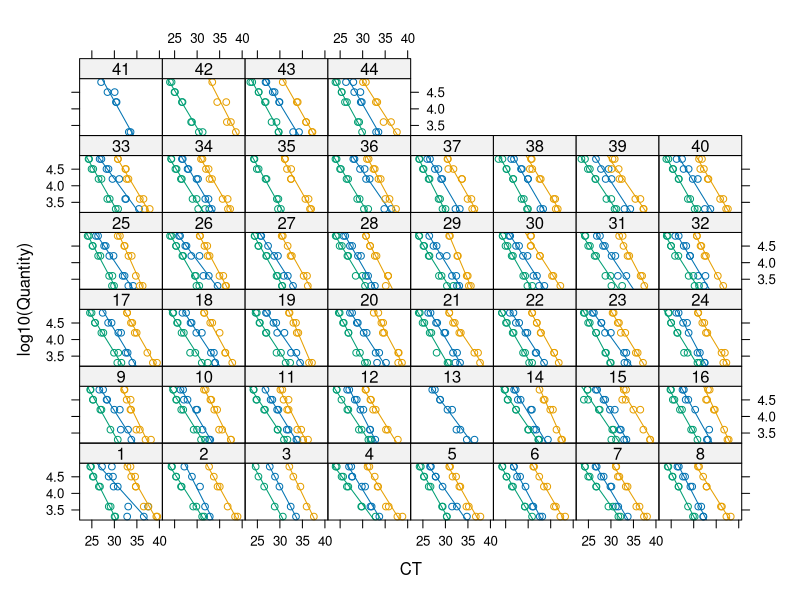

The R script that drew this image: (Note: this script raises an error after producing the figure.)
## ---- chunk 1
# Set knitr options
knitr::opts_chunk$set(echo = TRUE, warning=FALSE, message=FALSE)
knitr::opts_knit$set(root.dir = normalizePath(".."))
## ---- chunk 2
library(lme4)
library(lmerTest)
library(lattice)
library(reshape2)
library(multcomp)
library(lsmeans)
library(dplyr)
## ---- chunk 3
std <- read.csv("data/stdcurves.csv")
std$CT <- as.numeric(as.character(std$CT))
std$Plate <- as.factor(std$Plate)
std <- std[which(std$Quantity<=64000), ]  # Ignore data from 128,000 cells
## ---- chunk 4
xyplot(log10(Quantity) ~ CT | Plate, groups=Target, type=c("p", "r"), data=std)
## ---- chunk 5
curves <- lmerTest::lmer(log10(Quantity) ~ CT * Target + (Target|Plate) + (CT|Plate), data=std)
anova(curves)  # Interaction is significant --> slopes are different
## ---- chunk 6
polyp <- read.csv("data/polyps_clean.csv")
polyp <- polyp[, c("Plate", "Sample", "Target", "CT")]
polyp$CT <- as.numeric(as.character(polyp$CT))
polyp$Plate <- as.numeric(as.character(polyp$Plate))
target <- polyp$Target
polyp$Target <- as.numeric(as.factor(polyp$Target))
# Aggregate technical replicates -- samples where only one replicate amplified will return as NA
polyp <- aggregate(polyp, by=list(Sample=polyp$Sample, Target=polyp$Target, Plate=polyp$Plate), FUN=mean) 
polyp$Target <- levels(target)[polyp$Target]
polyp <- polyp[,c(1,2,3,7)]
## ---- chunk 7
polyp$Quantity <- 10^predict(curves, newdata=polyp)
## ---- chunk 8
sam <- read.csv("data/treatments.csv")  # sample metadata is called "treatments.csv"
sam <- sam[, c("Sample", "Sym_ID", "Env", "Time", "Rep")]
df <- merge(sam, polyp, by = "Sample")
# Identify samples that were successful mixed infections
nclades <- aggregate(df$Quantity, by=list(Sample=df$Sample), FUN=function(x) length(is.na(x)[is.na(x)==F])) 
rownames(nclades) <- nclades$Sample
df$mixed <- ifelse(nclades[as.character(df$Sample), "x"] == 2 , TRUE, FALSE)  ##Changed to "==2" because some contamination caused a few samples to have 3 clades
df$mixed[which(nchar(as.character(df$Sym_ID))==1)] <- NA

# What symbionts did each sample actually have??
actual <- with(df[which(!is.na(df$Quantity)), ], 
               aggregate(data.frame(actual=Target), by=list(Sample=Sample), 
                         FUN=function(x) paste0(x[order(x)], collapse="")))
df <- merge(df, actual, by="Sample")
# If they actually had what they were offered, then success = T, otherwise success = F
df$success <- ifelse(df$actual==as.character(df$Sym_ID), TRUE, FALSE)
## ---- chunk 9
# Subset successful single infections at time 1
single1 <- dplyr::filter(df, Sym_ID %in% c("A", "B", "D") & success==TRUE & Time==1)

# Fit ANOVA
t1_aov <- aov(log10(Quantity) ~ Sym_ID * Env, data=single1)
summary(t1_aov)
#Significant Sym_ID and Env
#Tukey's post-hoc
TukeyHSD(t1_aov)
## ---- chunk 10
# Subset successful single infections at time 2
single2 <- dplyr::filter(df, Sym_ID %in% c("A", "B", "D") & success==TRUE & Time==2)

# Fit ANOVA
t2_aov <- aov(log10(Quantity) ~ Sym_ID * Env, data=single2)
summary(t2_aov)
#No Significant Difference
## ---- chunk 11
# Time points are pooled
##To test the significance of the frequency of competitive exclusion with a Chi-square

#Import Data
exclusion<-read.csv("data/exclusion_data.csv")

#Subset Treatments by Light and Symbiont mix
AB_L<-droplevels(subset(exclusion,exclusion$Environment=="Light"&exclusion$Treatment=="AB"))
AB_D<-droplevels(subset(exclusion,exclusion$Environment=="Dark"&exclusion$Treatment=="AB"))
AD_L<-droplevels(subset(exclusion,exclusion$Environment=="Light"&exclusion$Treatment=="AD"))
AD_D<-droplevels(subset(exclusion,exclusion$Environment=="Dark"&exclusion$Treatment=="AD"))
BD_L<-droplevels(subset(exclusion,exclusion$Environment=="Light"&exclusion$Treatment=="BD"))
BD_D<-droplevels(subset(exclusion,exclusion$Environment=="Dark"&exclusion$Treatment=="BD"))

#Run Chi-Square test with Yate's correction, xtabs makes "count tables" from frequency data frame
chisq.test(xtabs(Frequency ~ Symbiont+Presence, data=AB_L))
chisq.test(xtabs(Frequency ~ Symbiont+Presence, data=AB_D))
chisq.test(xtabs(Frequency ~ Symbiont+Presence, data=AD_L))
chisq.test(xtabs(Frequency ~ Symbiont+Presence, data=AD_D))
chisq.test(xtabs(Frequency ~ Symbiont+Presence, data=BD_L))
chisq.test(xtabs(Frequency ~ Symbiont+Presence, data=BD_D))
## ---- chunk 12
#pdf(file="figures/6weeks.pdf", width=8, height=6)

myPalette <- c("#E69F00", "#56B4E9", "#009E73")

# Create a subset of the data for symbionts s1 and s2 at the selected time point (time)
t1 <- subset(df, Time==1 & success==T) 
t1 <- droplevels(t1)  # drop empty factor levels
t1$Plate <- as.factor(t1$Plate)

# fit for plotting
fullmod <- with(t1, {
  lmer(log10(Quantity) ~ Sym_ID * Env * Target + (Target|Plate), data=t1)
})
fulllsm <- lsmeans(fullmod, specs=c("Sym_ID", "Env", "Target"))

# Create a six-panel figure for plotting lsmeans
par(mfrow=c(2,3))

# Subset "dark" data and plot
dark <- subset(summary(fulllsm), Env=="Dark")
dark$lsmean[is.na(dark$lsmean)] <- 0
dark$Q <- 10^dark$lsmean
dark$`Q+se` <- 10^(dark$lsmean + dark$SE)
dark$`Q-se` <- 10^(dark$lsmean - dark$SE)
max <- max(dark$`Q+se`, na.rm=T)
darkAB <- subset(dark, Target %in% c("A", "B") & Sym_ID %in% c("A", "B", "AB"))
darkAB$trt <- factor(darkAB$Sym_ID, levels=c("A", "AB", "B"))
darkAD <- subset(dark, Target %in% c("A", "D") & Sym_ID %in% c("A", "D", "AD"))
darkAD$trt <- factor(darkAD$Sym_ID, levels=c("A", "AD", "D"))
darkBD <- subset(dark, Target %in% c("B", "D") & Sym_ID %in% c("B", "D", "BD"))
darkBD$trt <- factor(darkBD$Sym_ID, levels=c("B", "BD", "D"))

for (p in list(darkAB, darkAD, darkBD)) {
  plot(Q ~ as.numeric(trt), data=p, xaxt="n", xlab="", main="Dark", ylim=c(0, max),
     col=myPalette[match(Target, c("A","B","D"))],
       pch=c(0,1,2)[match(Target, c("A","B","D"))])
  with(p, arrows(as.numeric(trt), `Q+se`, as.numeric(trt), `Q-se`, 
                      angle=90, code=3, length=0.05, 
                      col=myPalette[match(Target, c("A","B","D"))]))
  axis(side=1, at=unique(as.numeric(p$trt)),
       labels=levels(p$trt)[unique(as.numeric(p$trt))])
  for (s in levels(factor(p$Target))) {
    lines(Q ~ as.numeric(trt), lty=2, 
          col=myPalette[match(Target, c("A","B","D"))],
        data=subset(p, Target==s & nchar(as.character(Sym_ID))==1))
  }
}

# Subset "light" data and plot
light <- subset(summary(fulllsm), Env=="Light")
light$lsmean[is.na(light$lsmean)] <- 0
light$Q <- 10^light$lsmean
light$`Q+se` <- 10^(light$lsmean + light$SE)
light$`Q-se` <- 10^(light$lsmean - light$SE)
max <- max(light$`Q+se`, na.rm=T)
lightAB <- subset(light, Target %in% c("A", "B") & Sym_ID %in% c("A", "B", "AB"))
lightAB$trt <- factor(lightAB$Sym_ID, levels=c("A", "AB", "B"))
lightAD <- subset(light, Target %in% c("A", "D") & Sym_ID %in% c("A", "D", "AD"))
lightAD$trt <- factor(lightAD$Sym_ID, levels=c("A", "AD", "D"))
lightBD <- subset(light, Target %in% c("B", "D") & Sym_ID %in% c("B", "D", "BD"))
lightBD$trt <- factor(lightBD$Sym_ID, levels=c("B", "BD", "D"))

for (p in list(lightAB, lightAD, lightBD)) {
  plot(Q ~ as.numeric(trt), data=p, xaxt="n", xlab="", main="light", ylim=c(0, max),
       col=myPalette[match(Target, c("A","B","D"))],
       pch=c(0,1,2)[match(Target, c("A","B","D"))])
  with(p, arrows(as.numeric(trt), `Q+se`, as.numeric(trt), `Q-se`, 
                 angle=90, code=3, length=0.05, 
                 col=myPalette[match(Target, c("A","B","D"))]))
  axis(side=1, at=unique(as.numeric(p$trt)),
       labels=levels(p$trt)[unique(as.numeric(p$trt))])
  for (s in levels(factor(p$Target))) {
    lines(Q ~ as.numeric(trt), lty=2, 
          col=myPalette[match(Target, c("A","B","D"))],
          data=subset(p, Target==s & nchar(as.character(Sym_ID))==1))
  }
}

#dev.off()


# Run model with single infections divided by 2 to test for differences from deWit expectation
t1$Quantity2 <- ifelse(t1$Target==t1$Sym_ID, t1$Quantity / 2, t1$Quantity)
mod <- lmer(log10(Quantity2) ~ Sym_ID * Env * Target + (Target|Plate), data=t1)
lsm <- lsmeans(mod, specs=c("Sym_ID", "Env", "Target"), type="response")

# Pairwise tests
tests <- pairs(lsm, by=c("Env", "Target"))
tests <- tests[c(1,2,16,17,37,43,52,58,72,75,87,90), ]
rbind(tests, adjust="none")
## ---- chunk 13
#pdf(file="figures/8weeks.pdf", width=8, height=6)

# Create a subset of the data for symbionts s1 and s2 at the selected time point (time)
t2 <- subset(df, Time==2 & success==T) 
t2 <- droplevels(t2)  # drop empty factor levels
t2$Plate <- as.factor(t2$Plate)

# fit for plotting
fullmod <- with(t2, {
  lmer(log10(Quantity) ~ Sym_ID * Env * Target + (Target|Plate), data=t2)
})
fulllsm <- lsmeans(fullmod, specs=c("Sym_ID", "Env", "Target"))

# Create a six-panel figure plotting lsmeans
par(mfrow=c(2,3))

# Subset "dark" data and plot
dark <- subset(summary(fulllsm), Env=="Dark")
dark$lsmean[is.na(dark$lsmean)] <- 0
dark$Q <- 10^dark$lsmean
dark$`Q+se` <- 10^(dark$lsmean + dark$SE)
dark$`Q-se` <- 10^(dark$lsmean - dark$SE)
max <- max(dark$`Q+se`, na.rm=T)
darkAB <- subset(dark, Target %in% c("A", "B") & Sym_ID %in% c("A", "B", "AB"))
darkAB$trt <- factor(darkAB$Sym_ID, levels=c("A", "AB", "B"))
darkAD <- subset(dark, Target %in% c("A", "D") & Sym_ID %in% c("A", "D", "AD"))
darkAD$trt <- factor(darkAD$Sym_ID, levels=c("A", "AD", "D"))
darkBD <- subset(dark, Target %in% c("B", "D") & Sym_ID %in% c("B", "D", "BD"))
darkBD$trt <- factor(darkBD$Sym_ID, levels=c("B", "BD", "D"))

for (p in list(darkAB, darkAD, darkBD)) {
  plot(Q ~ as.numeric(trt), data=p, xaxt="n", xlab="", main="Dark", ylim=c(0, max),
     col=myPalette[match(Target, c("A","B","D"))],
       pch=c(0,1,2)[match(Target, c("A","B","D"))])
  with(p, arrows(as.numeric(trt), `Q+se`, as.numeric(trt), `Q-se`, 
                      angle=90, code=3, length=0.05, 
                      col=myPalette[match(Target, c("A","B","D"))]))
  axis(side=1, at=unique(as.numeric(p$trt)),
       labels=levels(p$trt)[unique(as.numeric(p$trt))])
  for (s in levels(factor(p$Target))) {
    lines(Q ~ as.numeric(trt), lty=2, 
          col=myPalette[match(Target, c("A","B","D"))],
        data=subset(p, Target==s & nchar(as.character(Sym_ID))==1))
  }
}

# Subset "light" data and plot
light <- subset(summary(fulllsm), Env=="Light")
light$lsmean[is.na(light$lsmean)] <- 0
light$Q <- 10^light$lsmean
light$`Q+se` <- 10^(light$lsmean + light$SE)
light$`Q-se` <- 10^(light$lsmean - light$SE)
max <- max(light$`Q+se`, na.rm=T)
lightAB <- subset(light, Target %in% c("A", "B") & Sym_ID %in% c("A", "B", "AB"))
lightAB$trt <- factor(lightAB$Sym_ID, levels=c("A", "AB", "B"))
lightAD <- subset(light, Target %in% c("A", "D") & Sym_ID %in% c("A", "D", "AD"))
lightAD$trt <- factor(lightAD$Sym_ID, levels=c("A", "AD", "D"))
lightBD <- subset(light, Target %in% c("B", "D") & Sym_ID %in% c("B", "D", "BD"))
lightBD$trt <- factor(lightBD$Sym_ID, levels=c("B", "BD", "D"))

for (p in list(lightAB, lightAD, lightBD)) {
  plot(Q ~ as.numeric(trt), data=p, xaxt="n", xlab="", main="light", ylim=c(0, max),
     col=myPalette[match(Target, c("A","B","D"))],
       pch=c(0,1,2)[match(Target, c("A","B","D"))])
  with(p, arrows(as.numeric(trt), `Q+se`, as.numeric(trt), `Q-se`, 
                      angle=90, code=3, length=0.05, 
                      col=myPalette[match(Target, c("A","B","D"))]))
  axis(side=1, at=unique(as.numeric(p$trt)),
       labels=levels(p$trt)[unique(as.numeric(p$trt))])
  for (s in levels(factor(p$Target))) {
    lines(Q ~ as.numeric(trt), lty=2, 
          col=myPalette[match(Target, c("A","B","D"))],
        data=subset(p, Target==s & nchar(as.character(Sym_ID))==1))
  }
}

#dev.off()

# Run model with single infections divided by 2 to test for differences from deWit expectation
t2$Quantity2 <- ifelse(t2$Target==t2$Sym_ID, t2$Quantity / 2, t2$Quantity)
mod <- lmer(log10(Quantity2) ~ Sym_ID * Env * Target + (Target|Plate), data=t2)
lsm <- lsmeans(mod, specs=c("Sym_ID", "Env", "Target"), type="response")

# Pairwise comparisons
tests <- pairs(lsm, by=c("Env", "Target"))
tests <- tests[c(1,2,16,17,37,43,52,58,72,75,87,90), ]
rbind(tests, adjust="none")
